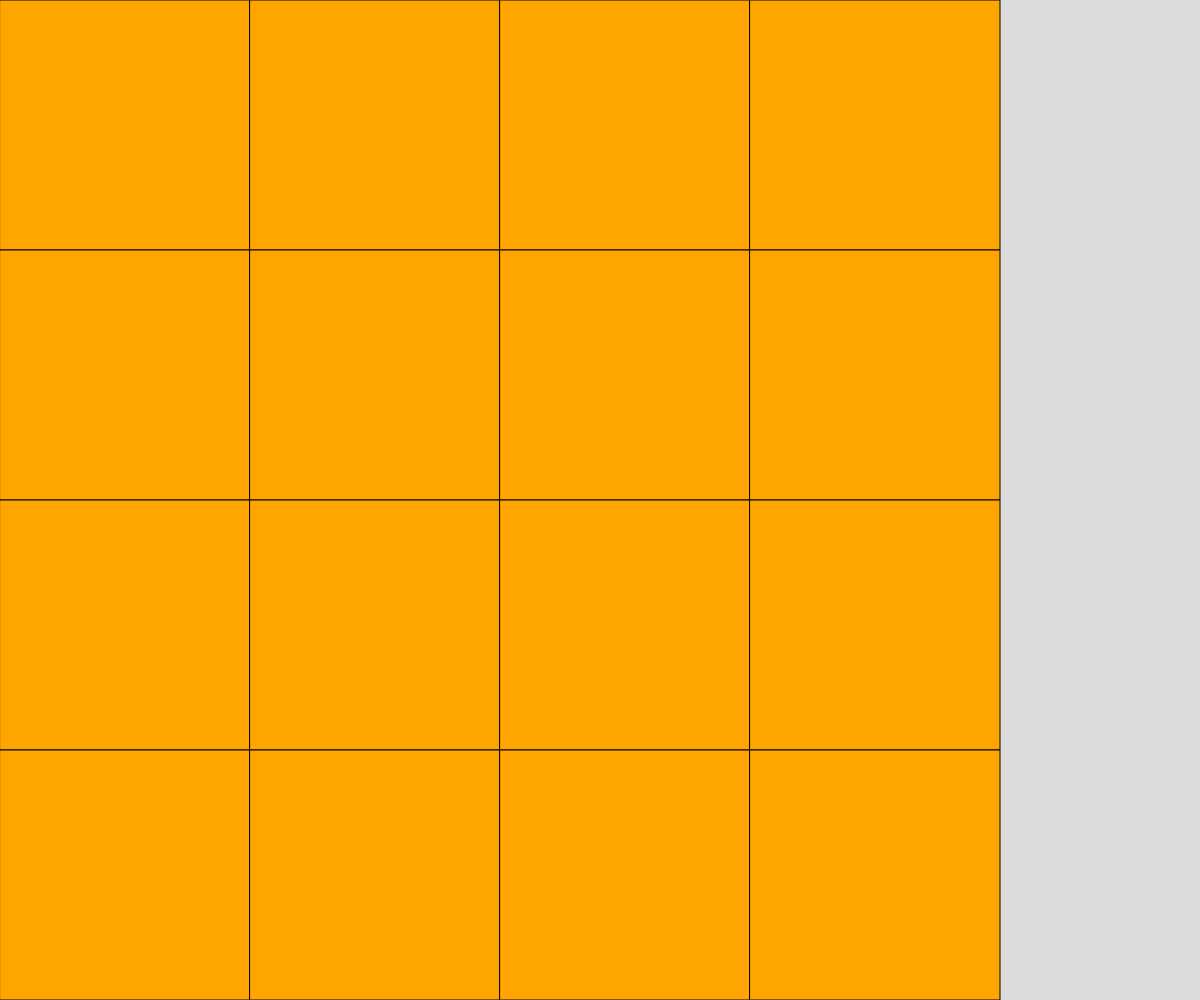
Frame 1 (no input)
Frame 60 (no input): identical to frame 1, image omitted
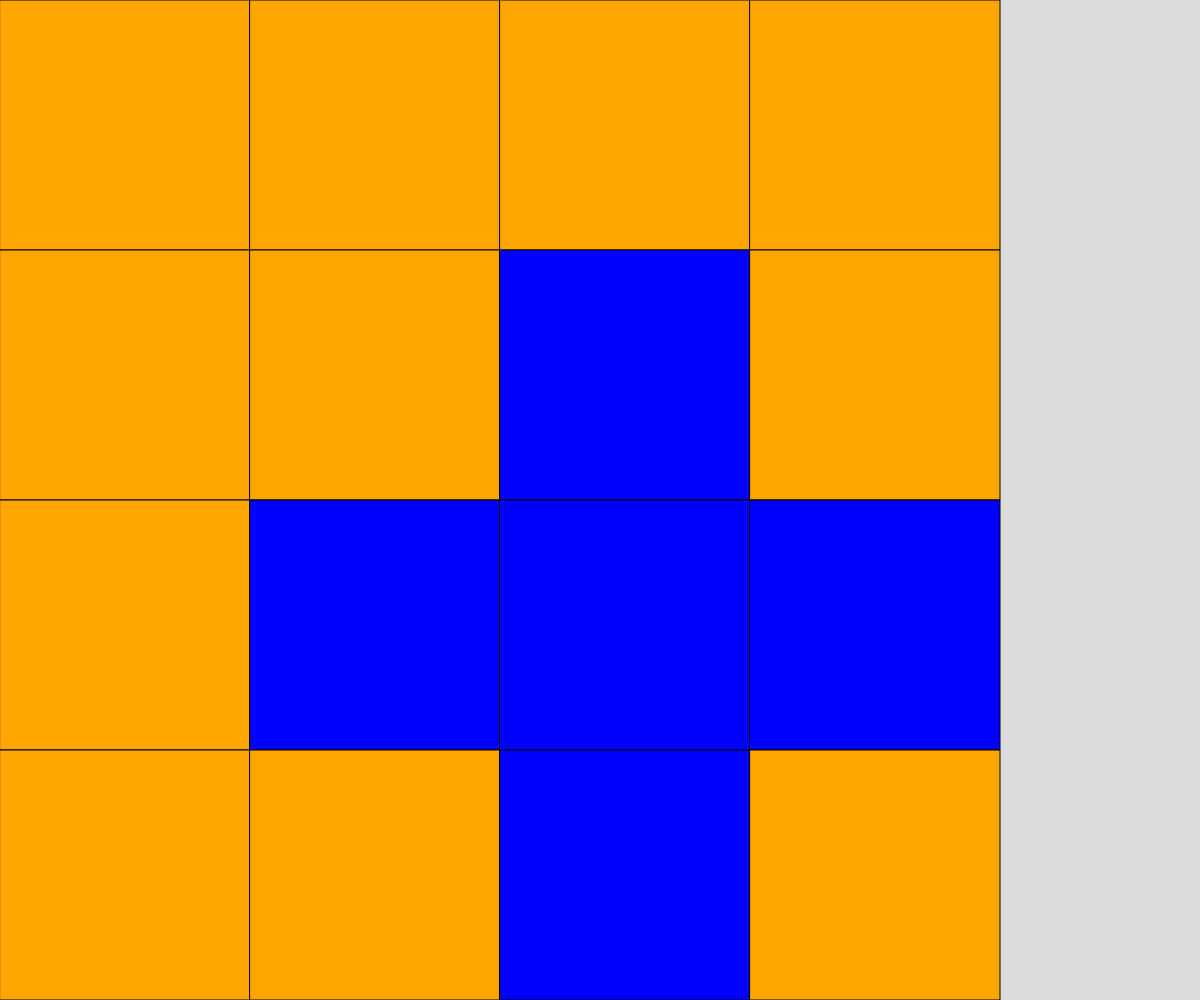
Frame 120 (the mouse pressed at the canvas centre since frame 60)

The p5.js sketch that drew these frames (run headless with seeded random() and noise() and a simulated clock; from frame 60 on, the mouse is pressed at the canvas centre):

// p5.js sketch
// ── sketch.js
// Color Game
// Ahmed Omar
// March 21, 2023

const ROWS = 4;
const COLS = 4;
let grid;
let cellSize;


function setup() {
  createCanvas(windowWidth, windowHeight);
  grid = createEmpty2dArray(ROWS, COLS);

  // fill the largest square area possiblr...
  if (width < height){
    cellSize = width/COLS;
  }
  else{
    cellSize = height/ROWS;
  }
}

function draw() {
  background(220);
  displayGrid(grid);
}

function mousePressed(){
  let x = Math.floor(mouseX/cellSize);
  let y = Math.floor(mouseY/cellSize);

  toggleCell(x, y);
  toggleCell(x+1, y); //E
  toggleCell(x-1, y); //W
  toggleCell(x, y-1); //N
  toggleCell(x, y+1); //S
}


function toggleCell(x, y) {
  //sanity check
  if (x >= 0 && x < COLS && y >= 0 && y < ROWS) {
    if (grid[y][x] === 0) {
      grid[y][x] = 1;
    }
    else if (grid[y][x] === 1) {
      grid[y][x] = 0;
    }
  }
}




function displayGrid(grid) {
  for (let y = 0; y < ROWS; y++) {
    for (let x = 0; x < COLS; x++) {
      if (grid[y][x] === 0) {
        fill("orange");
      }
      if (grid[y][x] === 1) {
        fill("blue");
      }
      rect(x*cellSize, y*cellSize, cellSize, cellSize);
    }
  }
}



function createEmpty2dArray(ROWS, COLS){
  let newGrid = [];
  for (let y = 0; y < ROWS; y++){
    newGrid.push([]);
    for (let x = 0; x < COLS; x++){
      newGrid[y].push(0);
    }
  }
  return newGrid;
}
